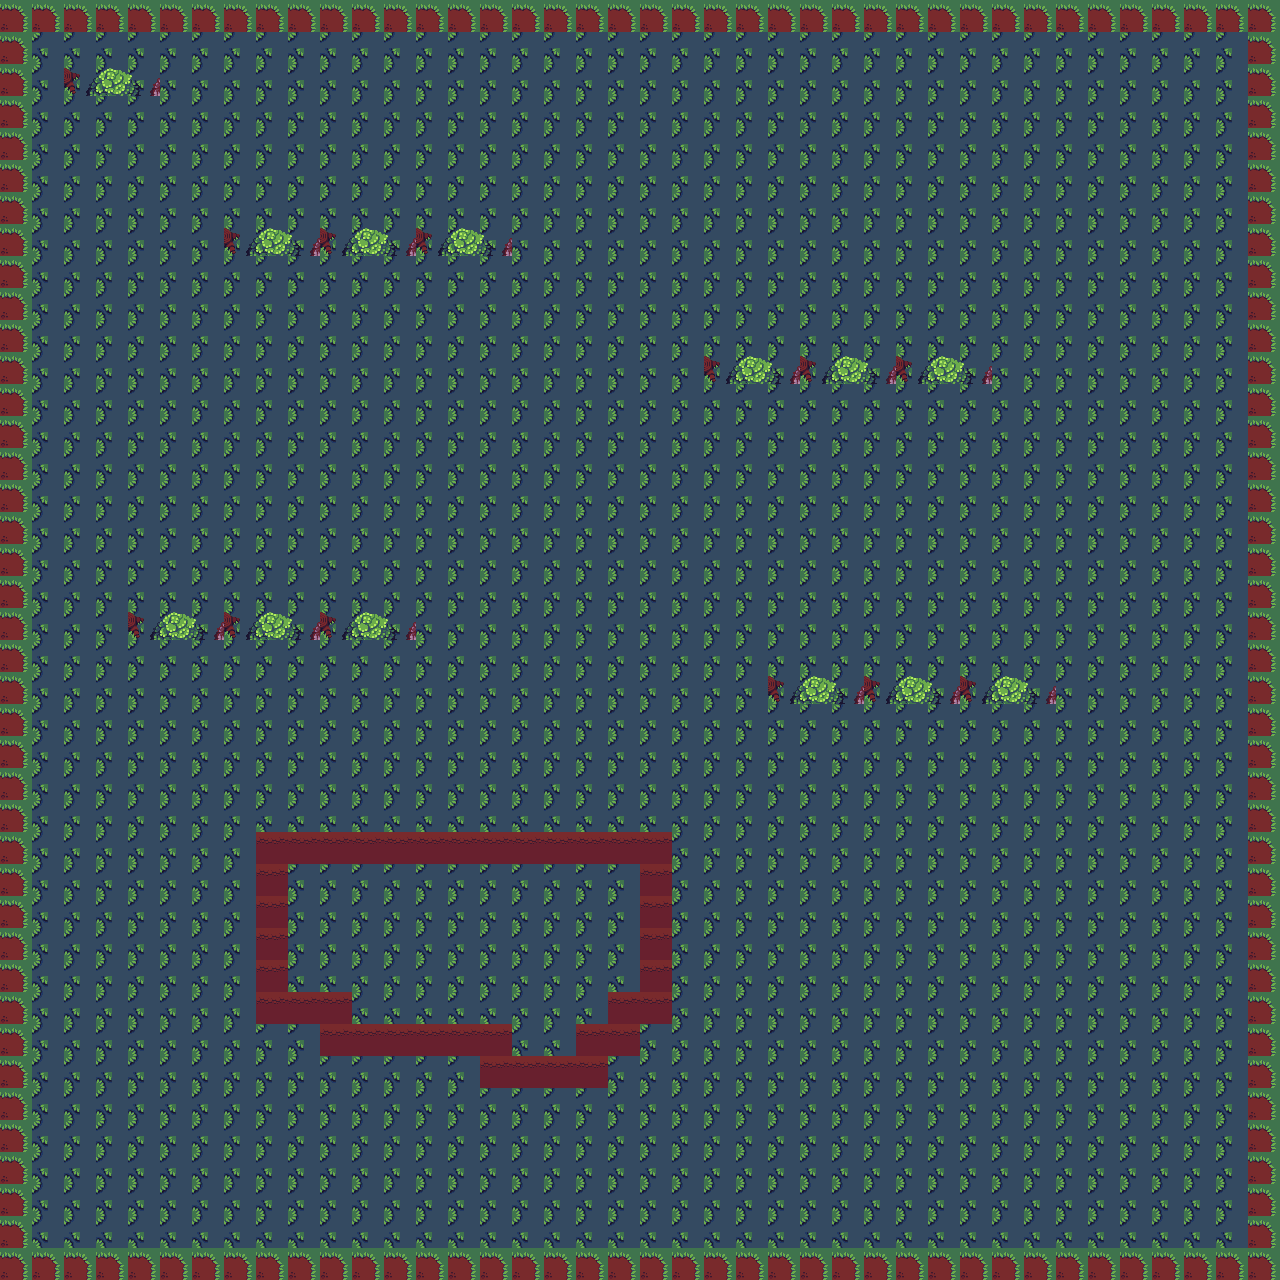

The image is a tile-based game level rendered from a .tmx file. Its description and source (layers, tilesets, objects; grid data summarised) follow:
An orthogonal 40x40 tile map with 32x32 px tiles, 2 tile layers (Layer0, Layer1).

<map version="1.5" tiledversion="1.6.0" orientation="orthogonal" renderorder="right-down" width="40" height="40" tilewidth="32" tileheight="32" infinite="0" nextlayerid="6" nextobjectid="2">
 <tileset firstgid="1" source="../tileset/level0.tsx" />
 <group id="2" name="group0">
  <layer id="3" name="Layer0" width="40" height="40">
   <data>[1600 cells, 1600 non-empty, 3 distinct tile ids]</data>
  </layer>
  <objectgroup id="4" name="UniqueTile" />
  <layer id="5" name="Layer1" width="40" height="40">
   <data>[1600 cells, 39 non-empty, 3 distinct tile ids]</data>
  </layer>
 </group>
</map>
